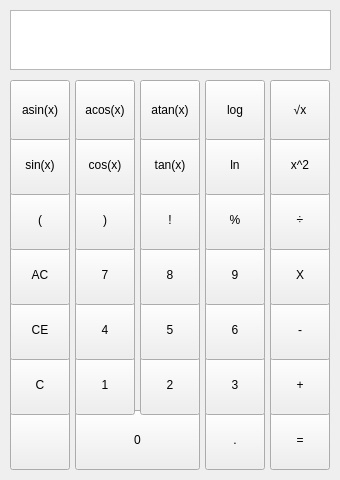
<?xml version="1.0" encoding="UTF-8"?>
<ui version="4.0">
 <class>MainWindow</class>
 <widget class="QMainWindow" name="MainWindow">
  <property name="geometry">
   <rect>
    <x>0</x>
    <y>0</y>
    <width>340</width>
    <height>480</height>
   </rect>
  </property>
  <property name="windowTitle">
   <string>MainWindow</string>
  </property>
  <widget class="QWidget" name="centralwidget">
   <widget class="QTextEdit" name="textEdit">
    <property name="geometry">
     <rect>
      <x>10</x>
      <y>10</y>
      <width>321</width>
      <height>60</height>
     </rect>
    </property>
   </widget>
   <widget class="QPushButton" name="pushButton">
    <property name="geometry">
     <rect>
      <x>10</x>
      <y>410</y>
      <width>60</width>
      <height>60</height>
     </rect>
    </property>
    <property name="text">
     <string/>
    </property>
   </widget>
   <widget class="QPushButton" name="pushButton_3">
    <property name="geometry">
     <rect>
      <x>75</x>
      <y>410</y>
      <width>125</width>
      <height>60</height>
     </rect>
    </property>
    <property name="text">
     <string>0</string>
    </property>
   </widget>
   <widget class="QPushButton" name="pushButton_4">
    <property name="geometry">
     <rect>
      <x>205</x>
      <y>410</y>
      <width>60</width>
      <height>60</height>
     </rect>
    </property>
    <property name="text">
     <string>.</string>
    </property>
   </widget>
   <widget class="QPushButton" name="pushButton_5">
    <property name="geometry">
     <rect>
      <x>270</x>
      <y>410</y>
      <width>60</width>
      <height>60</height>
     </rect>
    </property>
    <property name="text">
     <string>=</string>
    </property>
   </widget>
   <widget class="QPushButton" name="pushButton_6">
    <property name="geometry">
     <rect>
      <x>140</x>
      <y>355</y>
      <width>60</width>
      <height>60</height>
     </rect>
    </property>
    <property name="text">
     <string>2</string>
    </property>
   </widget>
   <widget class="QPushButton" name="pushButton_7">
    <property name="geometry">
     <rect>
      <x>10</x>
      <y>355</y>
      <width>60</width>
      <height>60</height>
     </rect>
    </property>
    <property name="text">
     <string>C</string>
    </property>
   </widget>
   <widget class="QPushButton" name="pushButton_8">
    <property name="geometry">
     <rect>
      <x>205</x>
      <y>355</y>
      <width>60</width>
      <height>60</height>
     </rect>
    </property>
    <property name="text">
     <string>3</string>
    </property>
   </widget>
   <widget class="QPushButton" name="pushButton_9">
    <property name="geometry">
     <rect>
      <x>75</x>
      <y>355</y>
      <width>60</width>
      <height>60</height>
     </rect>
    </property>
    <property name="text">
     <string>1</string>
    </property>
   </widget>
   <widget class="QPushButton" name="pushButton_10">
    <property name="geometry">
     <rect>
      <x>270</x>
      <y>355</y>
      <width>60</width>
      <height>60</height>
     </rect>
    </property>
    <property name="text">
     <string>+</string>
    </property>
   </widget>
   <widget class="QPushButton" name="pushButton_11">
    <property name="geometry">
     <rect>
      <x>140</x>
      <y>300</y>
      <width>60</width>
      <height>60</height>
     </rect>
    </property>
    <property name="text">
     <string>5</string>
    </property>
   </widget>
   <widget class="QPushButton" name="pushButton_12">
    <property name="geometry">
     <rect>
      <x>10</x>
      <y>300</y>
      <width>60</width>
      <height>60</height>
     </rect>
    </property>
    <property name="text">
     <string>CE</string>
    </property>
   </widget>
   <widget class="QPushButton" name="pushButton_13">
    <property name="geometry">
     <rect>
      <x>205</x>
      <y>300</y>
      <width>60</width>
      <height>60</height>
     </rect>
    </property>
    <property name="text">
     <string>6</string>
    </property>
   </widget>
   <widget class="QPushButton" name="pushButton_14">
    <property name="geometry">
     <rect>
      <x>75</x>
      <y>300</y>
      <width>60</width>
      <height>60</height>
     </rect>
    </property>
    <property name="text">
     <string>4</string>
    </property>
   </widget>
   <widget class="QPushButton" name="pushButton_15">
    <property name="geometry">
     <rect>
      <x>270</x>
      <y>300</y>
      <width>60</width>
      <height>60</height>
     </rect>
    </property>
    <property name="text">
     <string>-</string>
    </property>
   </widget>
   <widget class="QPushButton" name="pushButton_16">
    <property name="geometry">
     <rect>
      <x>140</x>
      <y>245</y>
      <width>60</width>
      <height>60</height>
     </rect>
    </property>
    <property name="text">
     <string>8</string>
    </property>
   </widget>
   <widget class="QPushButton" name="pushButton_17">
    <property name="geometry">
     <rect>
      <x>10</x>
      <y>245</y>
      <width>60</width>
      <height>60</height>
     </rect>
    </property>
    <property name="text">
     <string>AC</string>
    </property>
   </widget>
   <widget class="QPushButton" name="pushButton_18">
    <property name="geometry">
     <rect>
      <x>205</x>
      <y>245</y>
      <width>60</width>
      <height>60</height>
     </rect>
    </property>
    <property name="text">
     <string>9</string>
    </property>
   </widget>
   <widget class="QPushButton" name="pushButton_19">
    <property name="geometry">
     <rect>
      <x>75</x>
      <y>245</y>
      <width>60</width>
      <height>60</height>
     </rect>
    </property>
    <property name="text">
     <string>7</string>
    </property>
   </widget>
   <widget class="QPushButton" name="pushButton_20">
    <property name="geometry">
     <rect>
      <x>270</x>
      <y>245</y>
      <width>60</width>
      <height>60</height>
     </rect>
    </property>
    <property name="text">
     <string>X</string>
    </property>
   </widget>
   <widget class="QPushButton" name="pushButton_21">
    <property name="geometry">
     <rect>
      <x>140</x>
      <y>190</y>
      <width>60</width>
      <height>60</height>
     </rect>
    </property>
    <property name="text">
     <string>!</string>
    </property>
   </widget>
   <widget class="QPushButton" name="pushButton_22">
    <property name="geometry">
     <rect>
      <x>10</x>
      <y>190</y>
      <width>60</width>
      <height>60</height>
     </rect>
    </property>
    <property name="text">
     <string>(</string>
    </property>
   </widget>
   <widget class="QPushButton" name="pushButton_23">
    <property name="geometry">
     <rect>
      <x>205</x>
      <y>190</y>
      <width>60</width>
      <height>60</height>
     </rect>
    </property>
    <property name="text">
     <string>%</string>
    </property>
   </widget>
   <widget class="QPushButton" name="pushButton_24">
    <property name="geometry">
     <rect>
      <x>75</x>
      <y>190</y>
      <width>60</width>
      <height>60</height>
     </rect>
    </property>
    <property name="text">
     <string>)</string>
    </property>
   </widget>
   <widget class="QPushButton" name="pushButton_25">
    <property name="geometry">
     <rect>
      <x>270</x>
      <y>190</y>
      <width>60</width>
      <height>60</height>
     </rect>
    </property>
    <property name="text">
     <string>÷</string>
    </property>
   </widget>
   <widget class="QPushButton" name="pushButton_26">
    <property name="geometry">
     <rect>
      <x>140</x>
      <y>135</y>
      <width>60</width>
      <height>60</height>
     </rect>
    </property>
    <property name="text">
     <string>tan(x)</string>
    </property>
   </widget>
   <widget class="QPushButton" name="pushButton_27">
    <property name="geometry">
     <rect>
      <x>10</x>
      <y>135</y>
      <width>60</width>
      <height>60</height>
     </rect>
    </property>
    <property name="text">
     <string>sin(x)</string>
    </property>
   </widget>
   <widget class="QPushButton" name="pushButton_28">
    <property name="geometry">
     <rect>
      <x>205</x>
      <y>135</y>
      <width>60</width>
      <height>60</height>
     </rect>
    </property>
    <property name="text">
     <string>ln</string>
    </property>
   </widget>
   <widget class="QPushButton" name="pushButton_29">
    <property name="geometry">
     <rect>
      <x>75</x>
      <y>135</y>
      <width>60</width>
      <height>60</height>
     </rect>
    </property>
    <property name="text">
     <string>cos(x)</string>
    </property>
   </widget>
   <widget class="QPushButton" name="pushButton_30">
    <property name="geometry">
     <rect>
      <x>270</x>
      <y>135</y>
      <width>60</width>
      <height>60</height>
     </rect>
    </property>
    <property name="text">
     <string>x^2</string>
    </property>
   </widget>
   <widget class="QPushButton" name="pushButton_31">
    <property name="geometry">
     <rect>
      <x>140</x>
      <y>80</y>
      <width>60</width>
      <height>60</height>
     </rect>
    </property>
    <property name="text">
     <string>atan(x)</string>
    </property>
   </widget>
   <widget class="QPushButton" name="pushButton_32">
    <property name="geometry">
     <rect>
      <x>10</x>
      <y>80</y>
      <width>60</width>
      <height>60</height>
     </rect>
    </property>
    <property name="text">
     <string>asin(x)</string>
    </property>
   </widget>
   <widget class="QPushButton" name="pushButton_33">
    <property name="geometry">
     <rect>
      <x>205</x>
      <y>80</y>
      <width>60</width>
      <height>60</height>
     </rect>
    </property>
    <property name="text">
     <string>log</string>
    </property>
   </widget>
   <widget class="QPushButton" name="pushButton_34">
    <property name="geometry">
     <rect>
      <x>75</x>
      <y>80</y>
      <width>60</width>
      <height>60</height>
     </rect>
    </property>
    <property name="text">
     <string>acos(x)</string>
    </property>
   </widget>
   <widget class="QPushButton" name="pushButton_35">
    <property name="geometry">
     <rect>
      <x>270</x>
      <y>80</y>
      <width>60</width>
      <height>60</height>
     </rect>
    </property>
    <property name="text">
     <string>√x</string>
    </property>
   </widget>
  </widget>
 </widget>
 <resources/>
 <connections/>
</ui>
